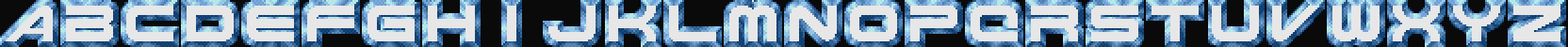
#> input picture retrodemos/DemoFont.gif, 832 x 25 px (shown 2 times larger)
$ python compileimage.py   (Python 2 division)
#> lines starting #> are read from the running program, lines starting #| are printed output that depends on the picture
import Image

# Script to convert bitmap images to encoded fragment shaders for use with ShaderToy
# Technique is to convert the bitmap data to a shader function that decodes the pixels from floats
# We cant use other techniques such as pre-initialized arrays, since WebGL only allows array lookups using consts

#----------------------- globals ---------------------------------
outputString = ""
tabCount = 0
# scroll to bottom of script to see the actions

#----------------------- functions ---------------------------------

# filename - the name of the image to process
# bitsPerPixel - specify how many bits are stored per pixel
# bitsPerFloat - specify how many bits are used in the packed floats (maximum 24)
def processImage(filename, bitsPerPixel, bitsPerFloat = 24.0):

#> called with filename = 'DemoFont.gif', bitsPerPixel = 2, bitsPerFloat = 24
	global outputString
	global tabCount
	# specify how many pixels to pack into one float
	pixelsPerFloat = bitsPerFloat / bitsPerPixel

	outputString = ""
	tabCount = 0

	def writeShader(l):
		global outputString
		# tabulate
		for i in range(tabCount):
			l = "\t" + l

		# add line
		outputString += l
		outputString += "\n"
		#print "SHADER> " + l

	def tabShader(n):
		global tabCount
		tabCount += n
		if (tabCount < 0):
			tabCount = 0


	#----------------------- load image ---------------------------------


	im = Image.open(filename)
#> im is the input picture: PIL image 832x25 P; mean R, G, B 120.7, 143.2, 162.6


	print "image '" + filename + "' opened "

	width,height =  im.size
#> width = 832; height = 25

	print "image size w=" + str(width) + " h=" + str(height)
#| image size w=832 h=25


	pixels = im.load()

	print "image '" + filename + "' loaded "


	# determine width of image including padding (because image width may not exactly fit into the desired packing scheme)
	paddingSize = 4*int(pixelsPerFloat) # image width must be multiple of: 4 floats x number of pixels in each float
	paddedWidth = width
#> paddedWidth = 832
	if (width % paddingSize):
		paddedWidth += (paddingSize - width % paddingSize)
#> paddedWidth = 864


	print "Padded image width is " + str(paddedWidth)
#| Padded image width is 864

	# we can fit a variable number of pixels into one 24-bit float (using the integer part) depending on bits per pixel
	print "Pixels per float " + str(pixelsPerFloat)
	print "Number of floats wide = " + str(paddedWidth / pixelsPerFloat) + "( " + str(paddedWidth / pixelsPerFloat / 4.0) + " vec4's)"
#| Number of floats wide = 72.0( 18.0 vec4's)


	# ----------------------------- process palette ---------------------------------------

	paletteSize = int(pow(2.0, bitsPerPixel))
	print "Palette contains " + str(paletteSize) + " colours"
	palette = im.palette
	#print palette

	# quantize RGB image to desired palette size - note this tends to sort colours by brightness and last colour is usually the bg color
	# you may need to modify the alpha in the output to get any transparency working
	im = im.convert('RGB').convert('P', palette=Image.ADAPTIVE, colors=paletteSize)
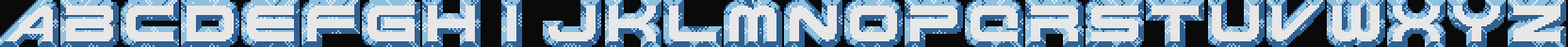
#> im: PIL image 832x25 P (shown 2 times larger); mean R, G, B 126.4, 147.9, 166


	lut = im.resize((paletteSize, 1))
	lut.putdata(range(paletteSize))
	lut = list(lut.convert("RGB").getdata())
#> lut = [(231, 231, 231), (142, 192, 224), (48, 97, 147), (10, 10, 10)]
	lutsize = len(lut)
#> lutsize = 4


	#print pixels

	data = list(im.getdata());
#> data = 20800 items

	#print data
	# debug test code
	if (False):
		print "Bitmap data:"
		for i in range(height):
			line = ""
			for j in range(width):
				idx = data[i*width + j]
				line += "%X" % idx
			print line

	# ----------------------------- setup shader ---------------------------------------
	imageName = filename[:-4]
	writeShader("void drawSprite" + imageName + "( inout vec4 color, float x, float y )")
	writeShader("{")
	tabShader(1)


	# ----------------------------- encode bitmap ---------------------------------------


	def float2out(f):
		fmt = "{:0" + str(int(bitsPerFloat/4.0)) + "x}"
		return "0x" + fmt.format(int(f))


	def td2vec4(td):
		if (td[0] == td[1] == td[2] == td[3]):
			vec = "vec4(" + float2out(td[0]) + ")"
		else:
			vec = "vec4(" + float2out(td[0]) + ", " + float2out(td[1]) + ", " + float2out(td[2]) + ", " + float2out(td[3]) + ")"
		return vec

	writeShader("")
	writeShader("vec4 tile = vec4(0.0);")
	writeShader("")


	writeShader("// unpack the bitmap on a row-by-row basis")

	for y in range(height):
		tile = ""
		tileDictionary = []
		vecDictionary = []
		pixelIndex = 0
		pixelValue = 0
		for x in range(paddedWidth):
			# apply padding by emitting zero entry pixels
			if (x >= width):
				idx = 0
			else:
				idx = data[y*width + x]
			# create tiles as reverse order nibbles
			tile = "%X" % idx + tile

			# add the new index
			pixelValue += idx * int(pow(2.0, pixelIndex*bitsPerPixel))
			pixelIndex += 1

			# once we have pixelsPerFloat pixels in the tile, we can flush the tile as a complete float
			#if ((x % pixelsPerFloat) == (pixelsPerFloat-1)):
			if (pixelIndex == pixelsPerFloat):
				# convert to base 16
				#n = int(tile, 16)
				#f = float(n)
				f = float(pixelValue)
				tileDictionary.append(f)
				#print "tile=" + tile + " f=" + str(f)
				tile = ""
				pixelValue = 0
				pixelIndex = 0

				# once we have 4 floats completed, we can flush out a vec4
				if (len(tileDictionary) == 4):
					vec = td2vec4(tileDictionary)
					vecDictionary.append(vec)
					tileDictionary = []


		outputRow = "if (y == " + str(float(y)) + ") tile = "
		pixelsPerVec = pixelsPerFloat * 4.0
		# flush the vec4's out
		columnOffset = pixelsPerVec
		for n in range(len(vecDictionary)):
			if (n == len(vecDictionary)-1):
				# last row
				outputRow += vecDictionary[n] + ";"
			else:
				outputRow += "( x < " + str(columnOffset) + " ) ? " + vecDictionary[n] + " : "

			columnOffset += pixelsPerVec

		writeShader(outputRow)
		#writeShader(( x < 16.0) ? " + vecDictionary[0] + " : ( x < 32.0 ) ? " + vecDictionary[1] + " : ( x < 48.0 ) ? " + vecDictionary[2] + " : " + vecDictionary[3] + ";")

	# ---------------- finish logic ---------------------------

	writeShader("")
	writeShader("float n = mod(x, " + str(pixelsPerVec) + "); // quantize x coordinate to nearest " + str(int(pixelsPerVec)) + " pixels and get float containing " + str(int(pixelsPerFloat)) + " pixels")
	writeShader("float t = ( ( n < " + str(pixelsPerFloat) + " ) ? tile.x : ( n < " + str(pixelsPerFloat*2.0) + " ) ? tile.y : (n < " + str(pixelsPerFloat*3.0) + " ) ? tile.z : tile.w );")
	writeShader("float p = mod( x, " + str(pixelsPerFloat) + " ) * " + str(bitsPerPixel) + "; // quantize x coordinate to nearest " + str(int(pixelsPerFloat)) + " pixels to determine pixel bit index")

	if (False):
		# old version - needs a divide
		writeShader("float s = floor( t / pow( 2.0, p ) ); // shift the float value down by the given bit index")
		writeShader("int idx = int(mod(s, " + str(pow(2.0, bitsPerPixel)) + ")); // mask off the lower bits to determine pixel index colour")
	else:
		# faster version has no division
		writeShader("int idx = int( mod( floor( t * exp2(-p) ), " + str(pow(2.0, bitsPerPixel)) + ")); // shift down by given bit index and mask off bits we need to determine pixel index colour");

	writeShader("")


	# ----------------------------- output palette ---------------------------------------

	def rgb2float(c):
		f = c / 255.0
		fs = "%.6f" % f
		return fs

	def tuple2vec4(c, trans):
		v4 = "vec4(" + rgb2float(c[0]) + ", " + rgb2float(n[1]) + ", " + rgb2float(n[2])
		if (trans == True):
			v4 += ", 0.0)"
		else:
			v4 += ", 1.0)"
		return v4

	# TODO: could maybe sort palette by most frequent colours to optimize on the assumption that shader will early out more frequently
	writeShader("// look up colour palette for the indexed pixel")
	idx = 0
	for n in lut:
		v4 = tuple2vec4(n, False) #idx == 0)
		writeShader("if (idx == " + str(idx) + ") color = " + v4 + ";")
		idx += 1
#> this loop made 4 passes


	tabShader(-1)
	writeShader("}")

	print "FINAL SHADER RESULTS\n"
	print outputString
#> (printed output is left out)

	f = open( imageName + ".txt", "w")
	f.write(outputString)
	f.close()

# [6 lines of commented-out code are left out]
processImage("DemoFont.gif", 2.0, 24.0)
